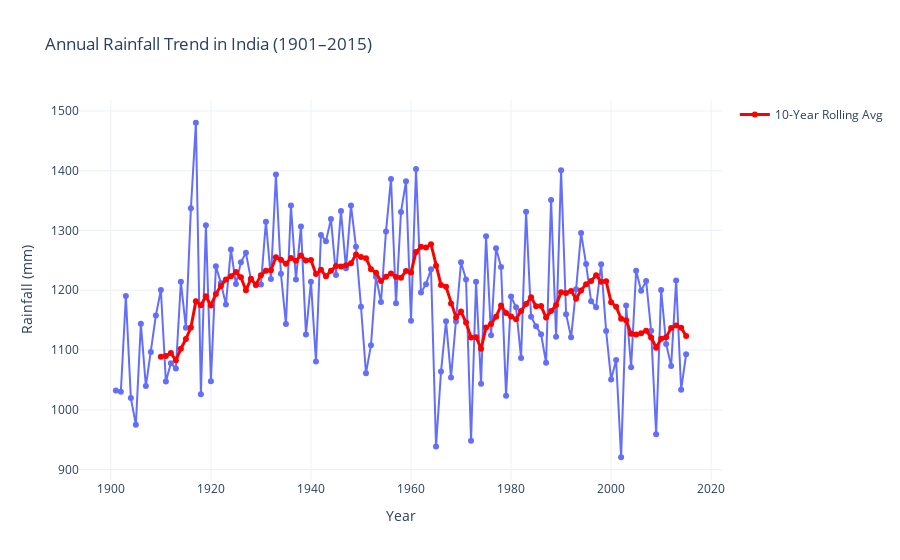

Notebook code for this chart:
### Markdown cell above
#### Annual Rainfall with 10-Year Rolling Average

To smooth short-term fluctuations and highlight long-term trends, we overlay a 10-year rolling average on the annual rainfall plot.

### Code cell
df['Annual'] = df[['JAN', 'FEB', 'MAR', 'APR', 'MAY', 'JUN', 
                   'JUL', 'AUG', 'SEP', 'OCT', 'NOV', 'DEC']].sum(axis=1)

fig = px.line(
    df, x='YEAR', 
    y='Annual',
    title='Annual Rainfall Trend in India (1901–2015)',
    labels={'YEAR': 'Year', 'Annual': 'Rainfall (mm)'},
    template='plotly_white')

fig.add_trace(go.Scatter(
    x=df['YEAR'],
    y=df['ANNUAL'].rolling(window=10).mean(),
    mode='lines',
    name='10-Year Rolling Avg',
    line=dict(color='red', width=3)
))

fig.update_traces(mode='lines+markers')
fig.show()
